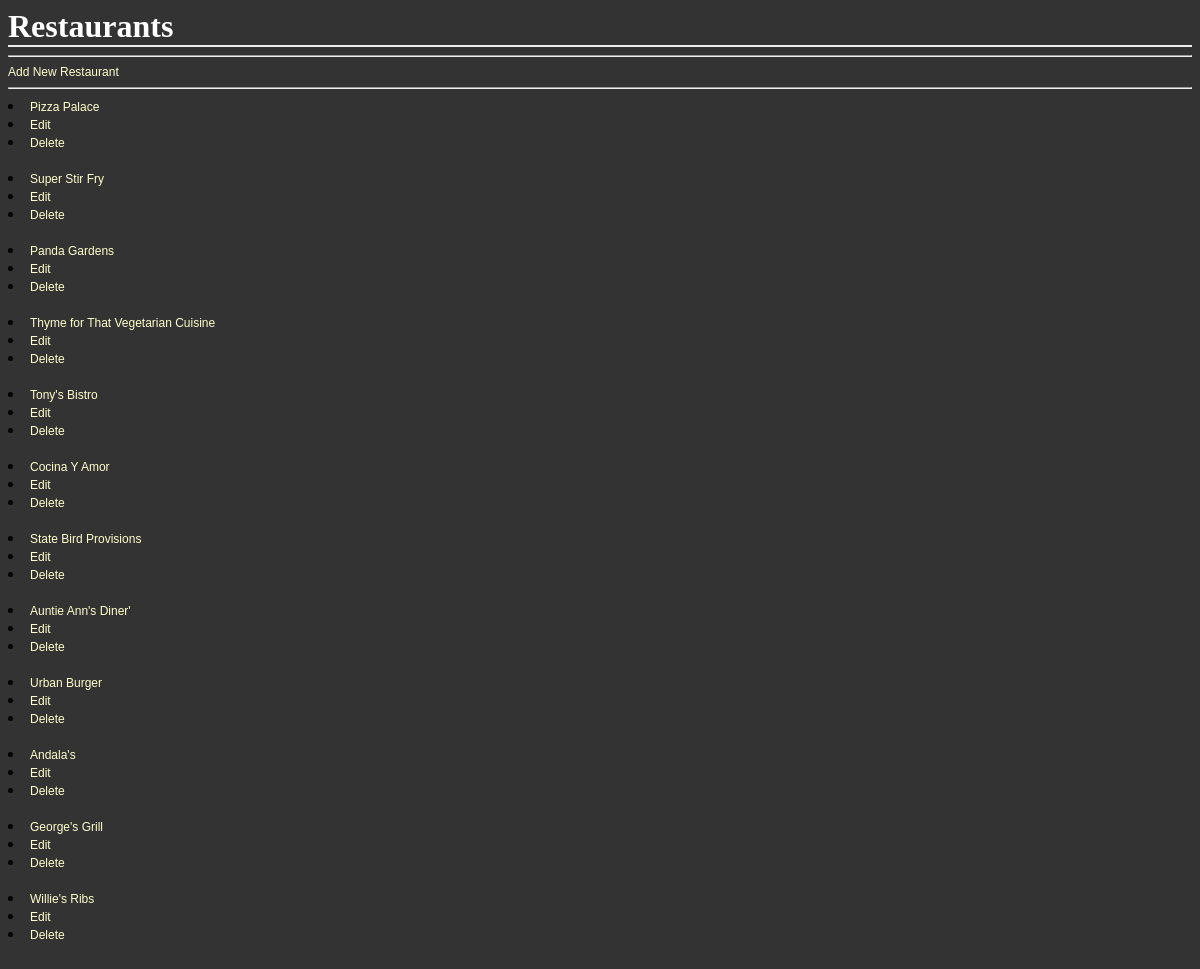
The app's page /restaurants with its own data.
### database_setup.py (models this page shows, shortened)
class Restaurant(Base):
	__tablename__ = "restaurant"
	name = Column(
		String(80), nullable = False)
	id = Column(
		Integer, primary_key = True)

### flask_server.py (the view)
@app.route('/')
@app.route('/restaurants')
def showRestaurants():
	restaurants = session.query(Restaurant).all()
	return render_template('restaurants.html', restaurants=restaurants)

### templates/restaurants.html (shortened to what this page needs)
<html>
	<head>
		<link rel="stylesheet" type="text/css" href="{{url_for('static', filename='styles.css')}}">
	</head>
	<body>
	<h1>Restaurants</h1>
	<hr>
	<a href='{{url_for('newRestaurant')}}'>Add New Restaurant</a>
	<hr>
	{% for restaurant in restaurants %}
		<li><a href='{{url_for('restaurantMenu', restaurant_id = restaurant.id )}}'>{{ restaurant.name }}</a></li>
		<li><a href='{{url_for('editRestaurant', restaurant_id = restaurant.id )}}'>Edit</a></li>
		<li><a href='{{url_for('deleteRestaurant', restaurant_id = restaurant.id )}}'>Delete</a></li>
	{% endfor %}
	<body>
</html>

### static/styles.css (style rules this page uses)
body { font-family: sans-serif; background-image: url('img3.jpg'); background-color: #333333 }
h1, h2, h3, h4, h5 { color: #FFFFFF; }
h1, h2 { font-family: 'Georgia', serif; margin: 0; }
h1 { border-bottom: 2px solid #eee; }
a { text-decoration: none; color:#FFFFCC; font-size: .75em; }

### records on screen
Restaurant: name "Pizza Palace"
Restaurant: name "Super Stir Fry"
Restaurant: name "Panda Gardens"
Restaurant: name "Thyme for That Vegetarian Cuisine"
Restaurant: name "Tony's Bistro"
Restaurant: name "Cocina Y Amor"
Restaurant: name "State Bird Provisions"
Restaurant: name "Auntie Ann's Diner'"
Restaurant: name "Urban Burger"
Restaurant: name "Andala's"
Restaurant: name "George's Grill"
Restaurant: name "Willie's Ribs"
